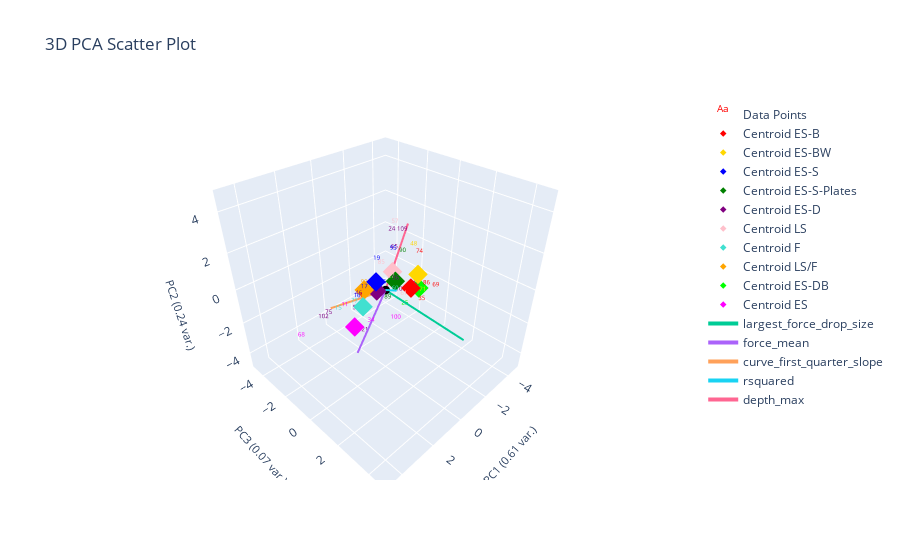

Notebook code cell kept with this figure:
### Markdown cell above
# Nearest Centroid
- Each class is represented by it's centroid, with test sample classified to the class with the nearest centroid

### Code cell
from sklearn.neighbors import NearestCentroid

X = plotting.extract_numerical_features(marions_labeled_data).values.tolist()
y = marions_labeled_data[f'{ylabel_name}_nums'].values.tolist()
nc = NearestCentroid()
nc.fit(X,y)
nc_predictions = pd.Series(nc.predict(clustering_features.values))

nc_actual = marions_labeled_data[f'{ylabel_name}_nums']
nc_changed_ylabel_idxs = find_changed_ylabel_data(nc_predictions, nc_actual)
nc_corrected_predictions = correct_pseudo_ylabels_to_actual(nc_predictions, nc_actual, nc_changed_ylabel_idxs)

centroids = pd.DataFrame(data=nc.centroids_, columns=plotting.extract_numerical_features(marions_labeled_data).columns)
centroids[f'{ylabel_name}_nums'] = nc.classes_

# ground truth don't move
plotting.plot_cluster_subplots(nc_corrected_predictions, curve_data, 
                                  clustering_method="Nearest Centroid", 
                                  cluster_category_names=cluster_num_to_ylabel,
                                  bold_idxs=nc_actual.index
                                  )

# # ground truth move
# plotting.plot_cluster_subplots(nc_predictions, curve_data,
#                                   clustering_method="Nearest Centroid", 
#                                   cluster_category_names=cluster_num_to_ylabel,
#                                   pseudo_corrections=nc_corrected_predictions,
#                                   bold_idxs=nc_actual.index
#                                   )


plotting.pca_analysis(marions_labeled_data)

# plot Marion's labeled points
plotting.plot_pca(marions_labeled_data, marions_labeled_data[f'{ylabel_name}_nums'], 3,
                  graph_title=f'',
                  ylabel_name=ylabel_name,
                  centroids=centroids)

# # plot all points and their pseudo labels
# plotting.plot_pca(clustering_features, nc_predictions, 3,
#                   graph_title=f'',
#                   ylabel_name=ylabel_name,
#                   centroids=centroids)

### Figure 1 — Plotly figure (JSON) as saved in the notebook; plotly's stock layout.template omitted (floating-point values rounded to 4 significant figures)
{"data": [{"mode": "text", "name": "Data Points", "text": ["1", "5", "11", "15", "16", "17", "19", "21", "24", "25", "27", "34", "35", "36", "43", "46", "48", "51", "55", "57", "60", "61", "64", "65", "68", "69", "71", "74", "75", "76", "77", "85", "86", "89", "90", "92", "95", "100", "102", "104", "109"], "textfont": {"color": ["red", "pink", "magenta", "turquoise", "blue", "blue", "blue", "purple", "purple", "lime", "pink", "magenta", "red", "purple", "lime", "purple", "gold", "purple", "red", "pink", "turquoise", "pink", "blue", "purple", "magenta", "red", "gold", "red", "purple", "purple", "turquoise", "pink", "red", "green", "green", "orange", "blue", "magenta", "purple", "purple", "purple"], "size": 6}, "type": "scatter3d", "x": [1.849, -0.05611, 2.304, 2.729, 1.958, 1.302, 0.4037, 1.239, -0.9567, -0.9351, 0.05756, 1.767, -1.011, 0.009419, -4.964, 1.815, -2.527, 1.766, -0.5126, -1.011, 0.1794, -0.02869, -0.9999, -0.4991, 4.148, -2.926, -1.879, -2.802, 2.961, -2.744, 2.138, -0.9349, -1.837, 0.6182, -0.9498, 1.071, -0.3326, -0.8183, 3.232, -1.074, -1.748], "y": [0.3063, 0.3823, -0.2851, -0.1923, 0.1998, -0.03736, -0.1548, -0.2117, -0.5437, 0.4125, 0.4089, 0.8589, 1.411, 0.6544, -1.322, 0.1412, -0.5521, -0.1722, 0.002216, -0.4122, 0.7943, 1.121, -0.9498, 0.06631, -1.199, 0.7163, 0.6927, -0.3753, -0.6205, -0.4984, 0.2084, -1.234, 0.9729, 0.758, 0.1569, -0.3028, 0.1526, -0.07459, -0.6529, -0.002104, -0.6236], "z": [0.384, 1.043, -0.2024, -0.1079, 0.3692, 0.4062, 1.447, -2.293, 2.258, -1.505, 0.5738, -0.7342, -0.733, 0.5752, -1.612, 0.4022, 0.805, -0.6158, 0.3327, 2.67, 0.1547, -0.06217, -0.9326, 1.756, -1.415, -1.252, -1.017, 0.3359, -0.4602, -1.7, 0.1785, 0.1447, -0.4544, -0.1155, 1.408, 0.4022, 1.788, -2.628, -0.5678, -0.9362, 1.909]}, {"marker": {"color": "red", "size": 5, "symbol": "diamond"}, "mode": "markers", "name": "Centroid ES-B", "type": "scatter3d", "x": [-1.207], "y": [0.5055], "z": [-0.2312]}, {"marker": {"color": "gold", "size": 5, "symbol": "diamond"}, "mode": "markers", "name": "Centroid ES-BW", "type": "scatter3d", "x": [-2.203], "y": [0.07029], "z": [-0.1059]}, {"marker": {"color": "blue", "size": 5, "symbol": "diamond"}, "mode": "markers", "name": "Centroid ES-S", "type": "scatter3d", "x": [0.4662], "y": [-0.1579], "z": [0.6156]}, {"marker": {"color": "green", "size": 5, "symbol": "diamond"}, "mode": "markers", "name": "Centroid ES-S-Plates", "type": "scatter3d", "x": [-0.1658], "y": [0.4575], "z": [0.6464]}, {"marker": {"color": "purple", "size": 5, "symbol": "diamond"}, "mode": "markers", "name": "Centroid ES-D", "type": "scatter3d", "x": [0.3637], "y": [-0.2239], "z": [0.02976]}, {"marker": {"color": "pink", "size": 5, "symbol": "diamond"}, "mode": "markers", "name": "Centroid LS", "type": "scatter3d", "x": [-0.3946], "y": [0.05329], "z": [0.8739]}, {"marker": {"color": "turquoise", "size": 5, "symbol": "diamond"}, "mode": "markers", "name": "Centroid F", "type": "scatter3d", "x": [1.682], "y": [0.2701], "z": [0.07508]}, {"marker": {"color": "orange", "size": 5, "symbol": "diamond"}, "mode": "markers", "name": "Centroid LS/F", "type": "scatter3d", "x": [1.071], "y": [-0.3028], "z": [0.4022]}, {"marker": {"color": "lime", "size": 5, "symbol": "diamond"}, "mode": "markers", "name": "Centroid ES-DB", "type": "scatter3d", "x": [-2.95], "y": [-0.455], "z": [-1.558]}, {"marker": {"color": "magenta", "size": 5, "symbol": "diamond"}, "mode": "markers", "name": "Centroid ES", "type": "scatter3d", "x": [1.85], "y": [-0.175], "z": [-1.245]}, {"marker": {"color": "black", "size": 3}, "mode": "markers", "name": "Origin", "showlegend": false, "type": "scatter3d", "x": [0], "y": [0], "z": [0]}, {"line": {"width": 4}, "mode": "lines+text", "name": "largest_force_drop_size", "textposition": "top center", "type": "scatter3d", "x": [0, -2.292], "y": [0, 3.13], "z": [0, -2.595]}, {"line": {"width": 4}, "mode": "lines+text", "name": "force_mean", "textposition": "top center", "type": "scatter3d", "x": [0, 2.512], "y": [0, 0.7311], "z": [0, -1.855]}, {"line": {"width": 4}, "mode": "lines+text", "name": "curve_first_quarter_slope", "textposition": "top center", "type": "scatter3d", "x": [0, 1.571], "y": [0, -2.275], "z": [0, -1.462]}, {"line": {"width": 4}, "mode": "lines+text", "name": "rsquared", "textposition": "top center", "type": "scatter3d", "x": [0, 2.402], "y": [0, 2.985], "z": [0, 2.665]}, {"line": {"width": 4}, "mode": "lines+text", "name": "depth_max", "textposition": "top center", "type": "scatter3d", "x": [0, -2.28], "y": [0, -0.7625], "z": [0, 2.364]}], "layout": {"autosize": true, "scene": {"aspectmode": "cube", "xaxis": {"range": [-4.964, 4.964], "title": {"font": {"size": 11}, "text": "PC1 (0.61 var.)"}}, "yaxis": {"range": [-4.964, 4.964], "title": {"font": {"size": 11}, "text": "PC3 (0.07 var.)"}}, "zaxis": {"range": [-4.964, 4.964], "title": {"font": {"size": 11}, "text": "PC2 (0.24 var.)"}}}, "title": {"text": "3D PCA Scatter Plot"}}}
